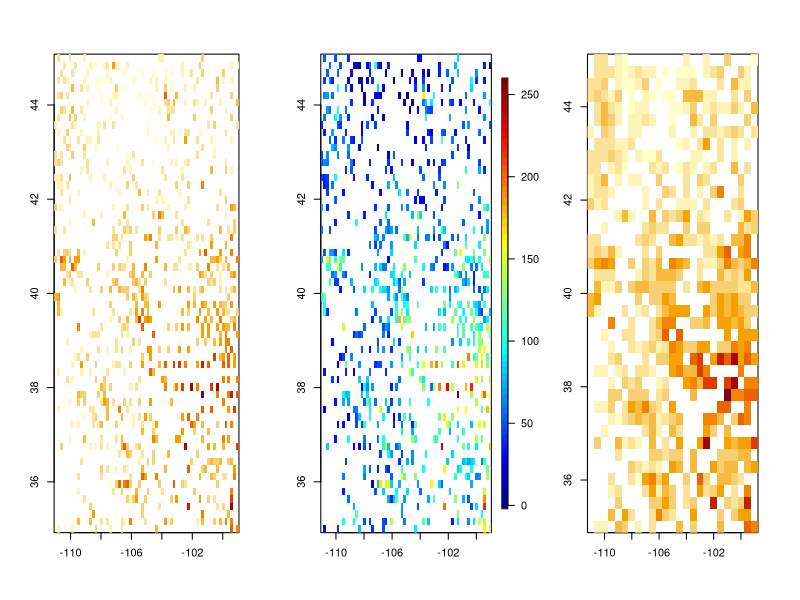
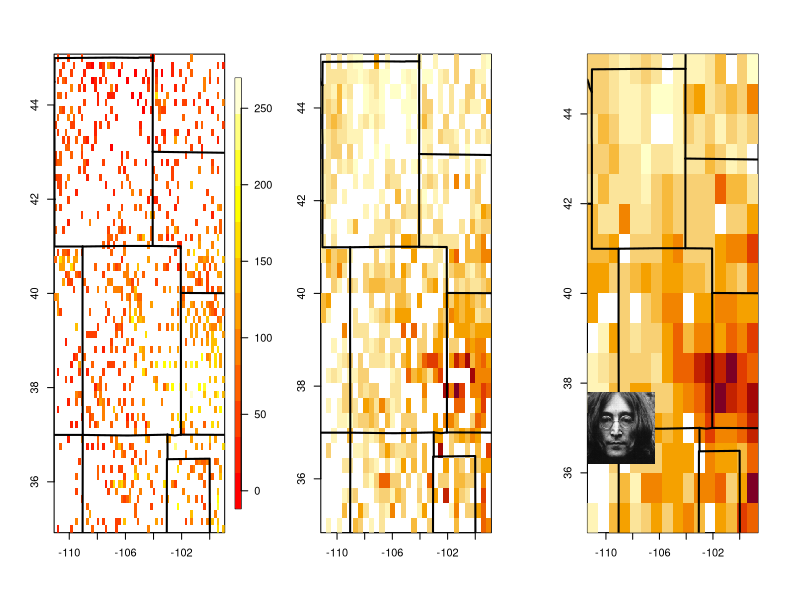
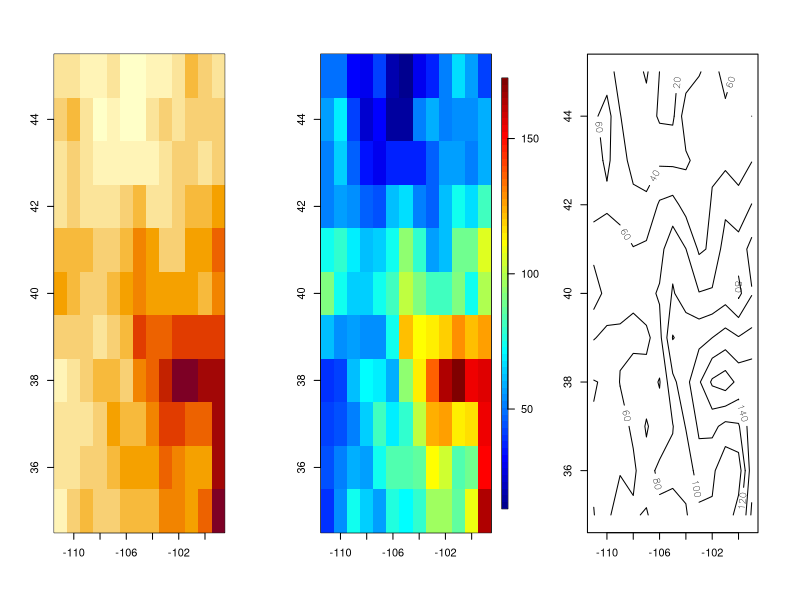
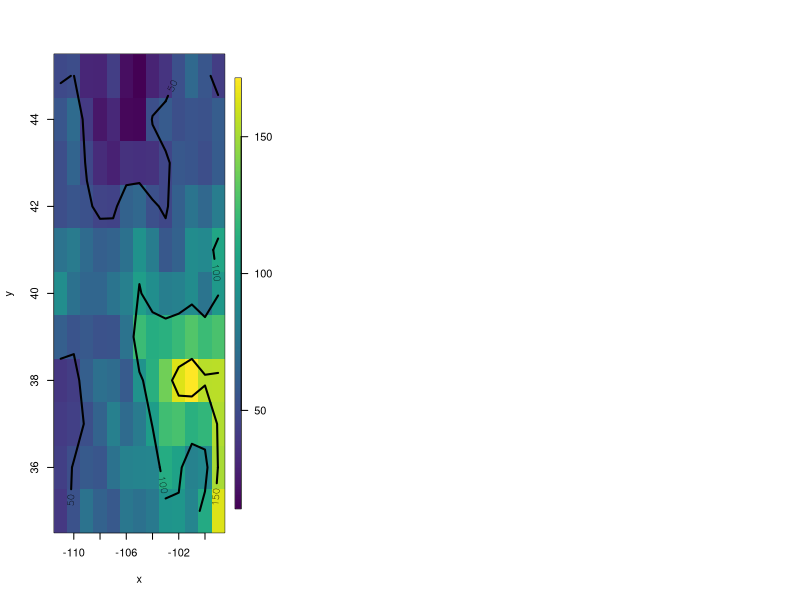
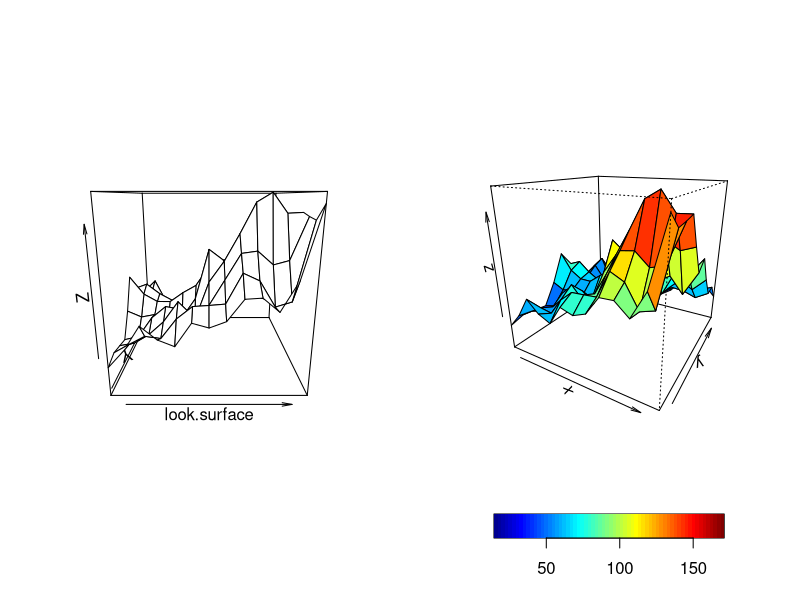
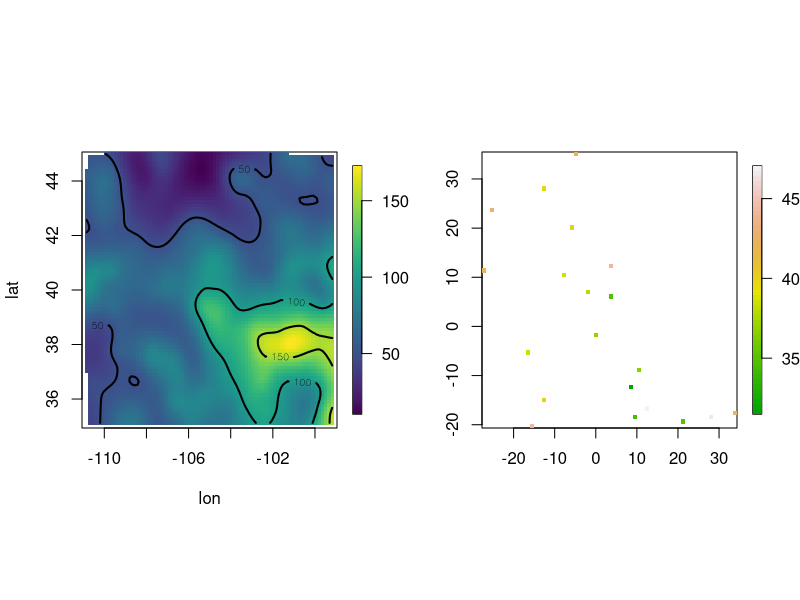
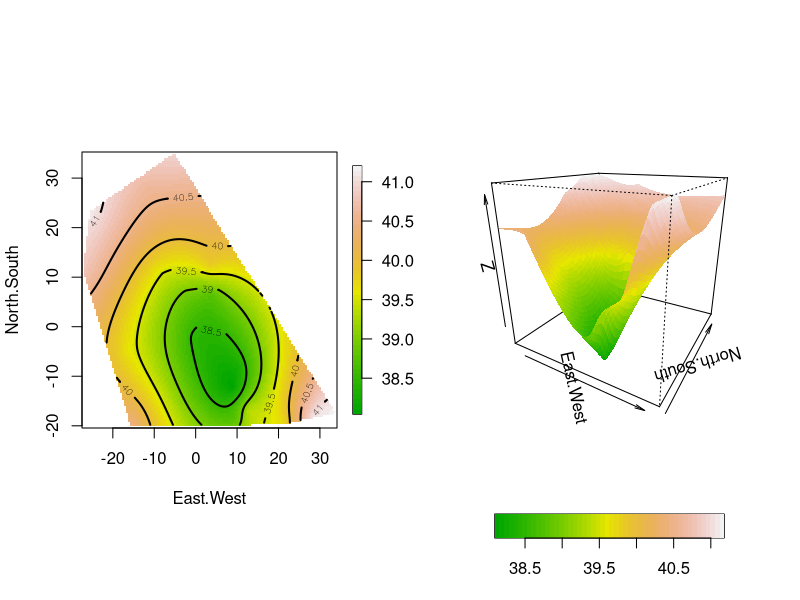

Write the R code that produced these figures, in order.
## ---- chunk 1
knitr::opts_chunk$set(echo = TRUE, cache=TRUE)
library(fields)
library(RColorBrewer)
## ---- chunk 2
set.panel(1,3)
out.p <- as.image( RMprecip$y,  x= RMprecip$x)
image( out.p)
#compare to quilt.plot
quilt.plot(RMprecip$x, RMprecip$y)
grid<- list( x=seq( -111, -99,,25), y=seq( 35, 45,,40)) 
as.image( RMprecip$y, RMprecip$x, grid=grid)-> out.p
image(out.p)
## ---- chunk 3
set.panel( 1,3)
par( pty="s")   # square plotting regions 
image.plot( as.image( RMprecip$y, x = RMprecip$x), col=heat.colors(12)); US( add=TRUE, col="black", lwd=2)
image(  as.image( RMprecip$y, x = RMprecip$x, ncol=32,nrow =32)); US( add=TRUE, col="black", lwd=2)
image(as.image( RMprecip$y, x = RMprecip$x, ncol=16, nrow=16)); US( add=TRUE, col="black", lwd=2)
data(lennon)
add.image( -109,37, lennon , col=grey( (0:256)/256))
## ---- chunk 4
grid.list <- list( x= -111:-99, y=35:45)
xg <- make.surface.grid(grid.list)
str(grid.list)
str(xg)
## ---- chunk 5
fit <- spatialProcess(RMprecip$x, RMprecip$y, aRange=20)
grid.list <- list( x= -111:-99, y=35:45)
xg<- make.surface.grid(grid.list)
look <- predict(fit, xg)
look.surface <- as.surface(xg, look)
## ---- chunk 6
image(look.surface)
## ---- chunk 7
image.plot(look.surface)
## ---- chunk 8
contour(look.surface)
## ---- chunk 9
surface(look.surface)
## ---- chunk 10
set.panel(1,2)
persp(look.surface)
drape.plot(look.surface)
## ---- chunk 11
fit <- spatialProcess(RMprecip$x, RMprecip$y, aRange=20)
surface(fit)
## ---- chunk 12
quilt.plot(ChicagoO3$x, ChicagoO3$y,col=terrain.colors(50))
## ---- chunk 13
fit<- Krig(ChicagoO3$x,ChicagoO3$y, aRange=30) 
set.panel(1,2)
surface(fit, type="C", nx=128, ny=128,col=terrain.colors(50))
surface(fit, type="p", nx=56, ny=56, extrap = TRUE, border=NA, aRange=-8, phi=20,col=terrain.colors(50))
